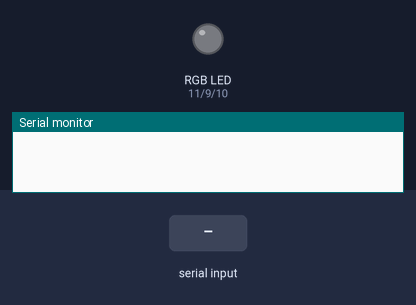
Bench run of a sketch on a simulated Arduino Uno, built with avr-gcc and run on an emulated ATmega328P. Parts: an RGB LED mixed from three pins (HIGH = lit), the last lines printed to the serial monitor. The test bench sets the inputs (shaded band). Dim RGB values are drawn brighter than linear.

Above: at 1.2 s.
1.3 s: "90,45,200\n" received over Serial
At 1.7 s:
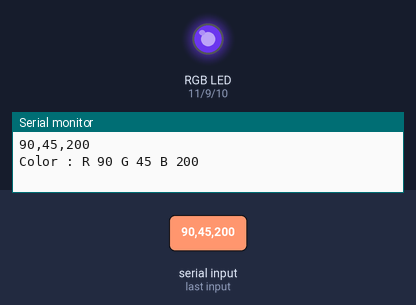
2.8 s: "90,45\n" received over Serial
At 3.2 s:
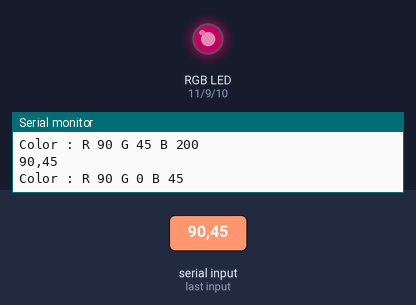
4.3 s: "30,150,10\n" received over Serial
At 5.0 s:
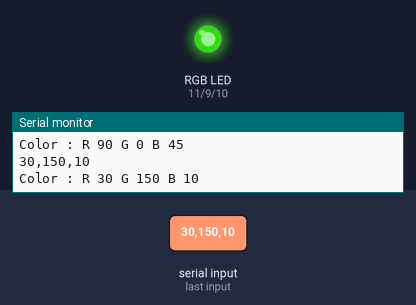
5.8 s: "30,150\n" received over Serial
At 7.0 s:
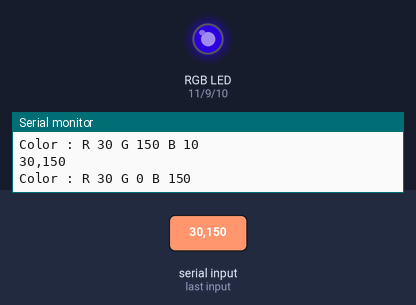
7.3 s: "1,90\n" received over Serial
At 7.9 s:
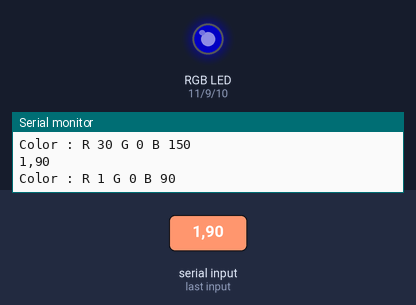
8.8 s: "1,90,45\n" received over Serial
At 9.3 s:
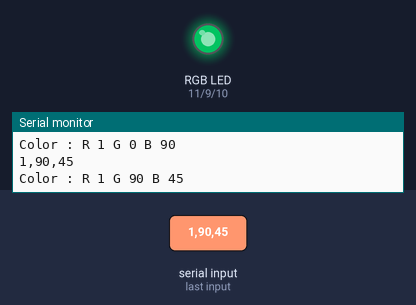
Timing chart, 0 to 11.3 s (numbered marks = the images above; inputs shaded):
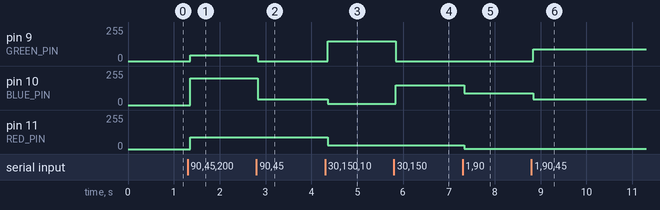

Measured:
- after the input at 1.3 s, pin 9 (GREEN_PIN): 0/255 → 45/255 after 0.06 s; pin 10 (BLUE_PIN): 0/255 → 200/255 after 0.06 s; pin 11 (RED_PIN): 0/255 → 90/255 after 0.06 s
- after the input at 2.8 s, pin 9 (GREEN_PIN): 45/255 → 0/255 at once; pin 10 (BLUE_PIN): 200/255 → 45/255 at once
- after the input at 4.3 s, pin 9 (GREEN_PIN): 0/255 → 150/255 after 0.05 s; pin 10 (BLUE_PIN): 45/255 → 10/255 after 0.05 s; pin 11 (RED_PIN): 90/255 → 30/255 after 0.05 s
- after the input at 5.8 s, pin 9 (GREEN_PIN): 150/255 → 0/255 at once; pin 10 (BLUE_PIN): 10/255 → 150/255 at once
- after the input at 7.3 s, pin 10 (BLUE_PIN): 150/255 → 90/255 at once; pin 11 (RED_PIN): 30/255 → 1/255 at once
- after the input at 8.8 s, pin 9 (GREEN_PIN): 0/255 → 90/255 at once; pin 10 (BLUE_PIN): 90/255 → 45/255 at once

The sketch:

rgb_led_stripe.ino
```cpp
int r = 0;
int g = 0;
int b = 0;

int RED_PIN = 11;
int GREEN_PIN = 9;
int BLUE_PIN = 10;

String message;

// the setup routine runs once when you press reset:
void setup() {
  Serial.begin(9600);
  pinMode(RED_PIN, OUTPUT);
  pinMode(GREEN_PIN, OUTPUT);
  pinMode(BLUE_PIN, OUTPUT);
}

// the loop routine runs over and over again forever:
void loop() {
  readSerial();
  analogWrite(RED_PIN, r);
  analogWrite(GREEN_PIN, g);
  analogWrite(BLUE_PIN, b);
  delay(10);
}


void readSerial() {
  while (Serial.available()) {
    char c = Serial.read();  //gets one byte from serial buffer
    message += c; //makes the string readString
    delay(5);  //slow looping to allow buffer to fill with next character
  }

  if (message.length() > 0) {
    Serial.println(message);  //so you can see the captured string
    int commaPosition = message.indexOf(',');
    if(commaPosition != -1) {
      r = (message.substring(0,commaPosition)).toInt();
      int secondCommaPosition = commaPosition + 1 + message.substring(commaPosition + 1, message.length()).indexOf(',');
      g = (message.substring(commaPosition + 1, secondCommaPosition)).toInt();
      b = (message.substring(secondCommaPosition + 1, message.length())).toInt();
      Serial.print("Color : R ");
      Serial.print(r);
      Serial.print(" G ");
      Serial.print(g);
      Serial.print(" B ");
      Serial.println(b);
    }
    message = "";
  }
}
```
